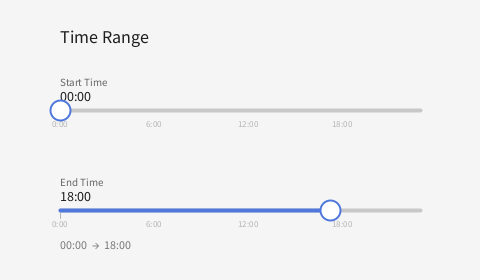
Frame 1 (no input)
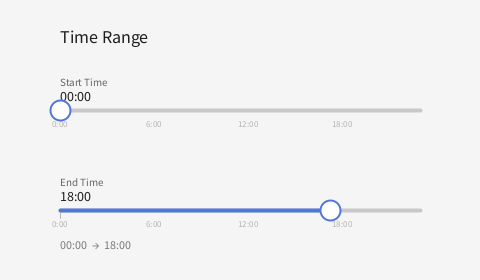
Frame 60 (the mouse pressed at the canvas centre just before this capture)
Frame 120 (the mouse held since frame 60 and released just before this capture): identical to frame 60, image omitted

The Processing sketch that drew these frames (run headless with seeded random() and noise(); from frame 60 on, the mouse is pressed at the canvas centre):

// Processing sketch: Time_slider
// ── Time_slider.pde
class TimeSlider {
  float x, y, w;
  String label;
  int totalMinutes = 0;

  color trackColor  = color(200);
  color fillColor   = color(80, 120, 220);
  color knobColor   = color(255);
  color knobBorder  = color(80, 120, 220);
  color textColor   = color(30);
  color labelColor  = color(100);
  color tickColor   = color(180);

  boolean dragging = false;
  float trackH = 4;
  float knobR  = 10;

  TimeSlider(float x, float y, float w, String label) {
    this.x = x;
    this.y = y;
    this.w = w;
    this.label = label;
  }

  void draw() {
    float knobX = x + (totalMinutes / 1439.0) * w;

    // Label
    fill(labelColor);
    noStroke();
    textSize(11);
    textAlign(LEFT, BOTTOM);
    text(label, x, y - 22);

    // Time display
    fill(textColor);
    textSize(14);
    textAlign(LEFT, BOTTOM);
    text(getTime(), x, y - 6);

    // Hour ticks
    stroke(tickColor);
    strokeWeight(1);
    for (int h = 0; h <= 23; h++) {
      float tx = x + (h / 23.0) * w;
      float th = (h % 6 == 0) ? 6 : 3;
      line(tx, y + 2, tx, y + 2 + th);
      if (h % 6 == 0) {
        fill(tickColor);
        noStroke();
        textSize(9);
        textAlign(CENTER, TOP);
        text(h + ":00", tx, y + 10);
      }
    }

    // Track background
    stroke(trackColor);
    strokeWeight(trackH);
    strokeCap(ROUND);
    line(x, y, x + w, y);

    // Track fill
    stroke(fillColor);
    strokeWeight(trackH);
    strokeCap(ROUND);
    line(x, y, knobX, y);

    // Knob
    fill(knobColor);
    stroke(knobBorder);
    strokeWeight(2);
    ellipse(knobX, y, knobR * 2, knobR * 2);
  }

  void mousePressed() {
    float knobX = x + (totalMinutes / 1439.0) * w;
    if (dist(mouseX, mouseY, knobX, y) <= knobR + 4) {
      dragging = true;
    }
  }

  void mouseDragged() {
    if (dragging) {
      float clamped = constrain(mouseX, x, x + w);
      totalMinutes = round(((clamped - x) / w) * 1439);
    }
  }

  void mouseReleased() {
    dragging = false;
  }

  // Snap to nearest N minutes (e.g. 15)
  void snapTo(int interval) {
    totalMinutes = round(totalMinutes / (float) interval) * interval;
    totalMinutes = constrain(totalMinutes, 0, 1439);
  }

  String getTime() {
    int h = totalMinutes / 60;
    int m = totalMinutes % 60;
    return nf(h, 2) + ":" + nf(m, 2);
  }

  int getHour()   { return totalMinutes / 60; }
  int getMinute() { return totalMinutes % 60; }
}


// =============================================
// Demo
// =============================================

TimeSlider sliderA;
TimeSlider sliderB;

void setup() {
  size(480, 280);
  smooth();

  sliderA = new TimeSlider(60, 110, 360, "Start Time");
  sliderB = new TimeSlider(60, 210, 360, "End Time");
  sliderB.totalMinutes = 1080; // default to 18:00
}

void draw() {
  background(245);

  fill(30);
  textSize(18);
  textAlign(LEFT, TOP);
  noStroke();
  text("Time Range", 60, 30);

  sliderA.draw();
  sliderB.draw();

  // Selected range readout
  fill(120);
  textSize(12);
  textAlign(LEFT, TOP);
  text(sliderA.getTime() + "  →  " + sliderB.getTime(), 60, 240);
}

void mousePressed()  { sliderA.mousePressed();  sliderB.mousePressed();  }
void mouseDragged()  { sliderA.mouseDragged();  sliderB.mouseDragged();  }
void mouseReleased() { sliderA.mouseReleased(); sliderB.mouseReleased(); }
